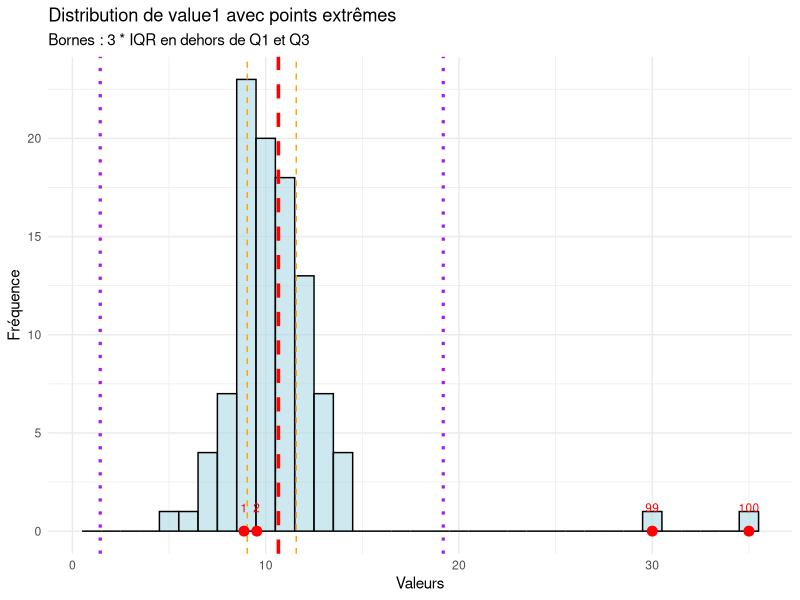
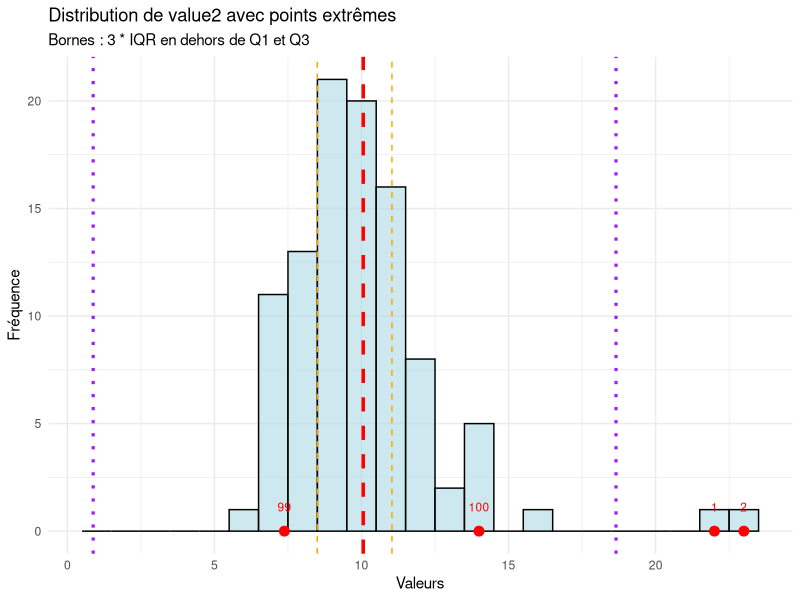
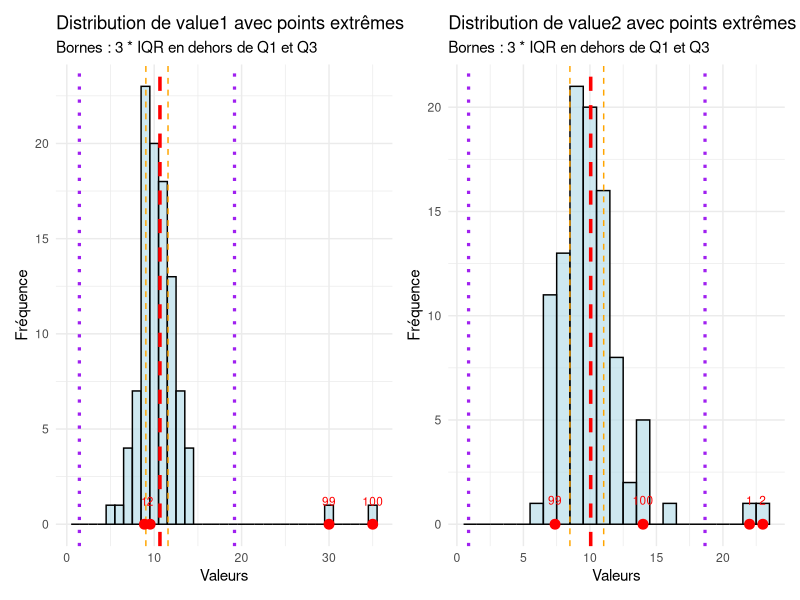

Recreate these plots in R, in order.
#### Detect outliers and show them #### 

#### libs ####
library(data.table)
library(ggplot2)
library(patchwork)

#### data ####
set.seed(123)
tab_full <- data.frame(
  ID = 1:100,
  value1 = c(rnorm(98, mean = 10, sd = 2), 30, 35),
  value2 = c(22, 23, rnorm(98, mean = 10, sd = 2))
)

#### params ####
# interest variables
out_var <- c("value1", "value2")
outlier_time_IQR <- 3

#### analyses ####

# detect outliers
samples_outliers <- unique(unlist(lapply(out_var, function(ivar) {
  df.IQR <- stats::IQR(tab_full[[ivar]], na.rm = TRUE)
  q1 <- quantile(tab_full[[ivar]], 0.25, na.rm = TRUE)
  q3 <- quantile(tab_full[[ivar]], 0.75, na.rm = TRUE)
  
  lower_bound <- q1 - outlier_time_IQR * df.IQR
  upper_bound <- q3 + outlier_time_IQR * df.IQR
  
  outliers <- tab_full$ID[
    !is.na(tab_full[[ivar]]) &
      (tab_full[[ivar]] < lower_bound | tab_full[[ivar]] > upper_bound)
  ]
  
  return(outliers)
})))
samples_outliers

# Fonction graph distri + outliers
plot_distribution <- function(dt, variable, outliers, outlier_time_IQR) {
  iqr_value <- IQR(dt[[variable]], na.rm = TRUE)
  q1 <- quantile(dt[[variable]], 0.25, na.rm = TRUE)
  q3 <- quantile(dt[[variable]], 0.75, na.rm = TRUE)
  lower_bound <- q1 - outlier_time_IQR * iqr_value
  upper_bound <- q3 + outlier_time_IQR * iqr_value
  mean_value <- mean(dt[[variable]], na.rm = TRUE)
  
  # extract outliers data 
  extreme_points <- dt[dt$ID %in% outliers, ]
  
  ggplot(data = dt, aes(x = get(variable))) +
    geom_histogram(binwidth = 1, fill = "lightblue", color = "black", alpha = 0.6) +
    geom_vline(xintercept = mean_value, color = "red", linetype = "dashed", linewidth = 1.2) +
    geom_vline(xintercept = c(q1, q3), color = "orange", linetype = "dashed") +
    geom_vline(xintercept = c(lower_bound, upper_bound), color = "purple", linetype = "dotted", , linewidth = 1.1) +
    geom_point(data = extreme_points, aes(x = get(variable), y = 0), color = "red", size = 3) +
    geom_text(data = extreme_points, aes(x = get(variable), y = 0.5, label = ID), 
              color = "red", vjust = -1, size = 3) +
    labs(
      title = paste("Distribution de", variable, "avec points extrêmes"),
      subtitle = paste0("Bornes : ", outlier_time_IQR, " * IQR en dehors de Q1 et Q3"),
      x = "Valeurs",
      y = "Fréquence"
    ) +
    theme_minimal()
}

# graphiques
plot1 <- plot_distribution(
  dt = tab_full, variable = "value1",
  outliers = samples_outliers,
  outlier_time_IQR = outlier_time_IQR
)
print(plot1)
plot2 <- plot_distribution(tab_full, "value2", samples_outliers, outlier_time_IQR)
print(plot2)

# patchwork
plot1 + plot2


#### Detect variable involved with targeted outliers ####

set.seed(123)
tab_full <- as.data.frame(matrix(rnorm(1000 * 500, mean = 10, sd = 2), ncol = 500))
colnames(tab_full) <- paste0("var", 1:500)
tab_full$ID <- paste0("ID_", 1:nrow(tab_full)) # Ajout d'une colonne ID

# 2 targeted ID supposed outliers 
target_ids <- c("ID_1", "ID_2")
# create out values
tab_full[1, 1] <- 55 
tab_full[2, 2] <- 75

# function to detect variables where look for targeted outliers 
find_outlier_variables <- function(data, target_ids, outlier_time_IQR = 3) {
  target_data <- data[data$ID %in% target_ids, ]
  
  # Init
  outlier_vars <- list()
  
  for (var in setdiff(names(data), "ID")) {  
    if (is.numeric(data[[var]])) {  # check numérique
      # Calcul IQR
      iqr_value <- IQR(data[[var]], na.rm = TRUE)
      q1 <- quantile(data[[var]], 0.25, na.rm = TRUE)
      q3 <- quantile(data[[var]], 0.75, na.rm = TRUE)
      lower_bound <- q1 - outlier_time_IQR * iqr_value
      upper_bound <- q3 + outlier_time_IQR * iqr_value
      
      # check values out
      target_outliers <- target_data[[var]] < lower_bound | target_data[[var]] > upper_bound
      if (any(target_outliers, na.rm = TRUE)) {
        outlier_vars[[var]] <- target_data[target_outliers, c("ID", var), drop = FALSE]
      }
    }
  }
  
  return(outlier_vars)
}

outliers_found <- find_outlier_variables(tab_full, target_ids)

# show variables
if (length(outliers_found) > 0) {
  for (var in names(outliers_found)) {
    print(paste("Variable:", var))
    print(outliers_found[[var]])
  }
} else {
  print("Aucune variable avec des outliers détectés.")
}

